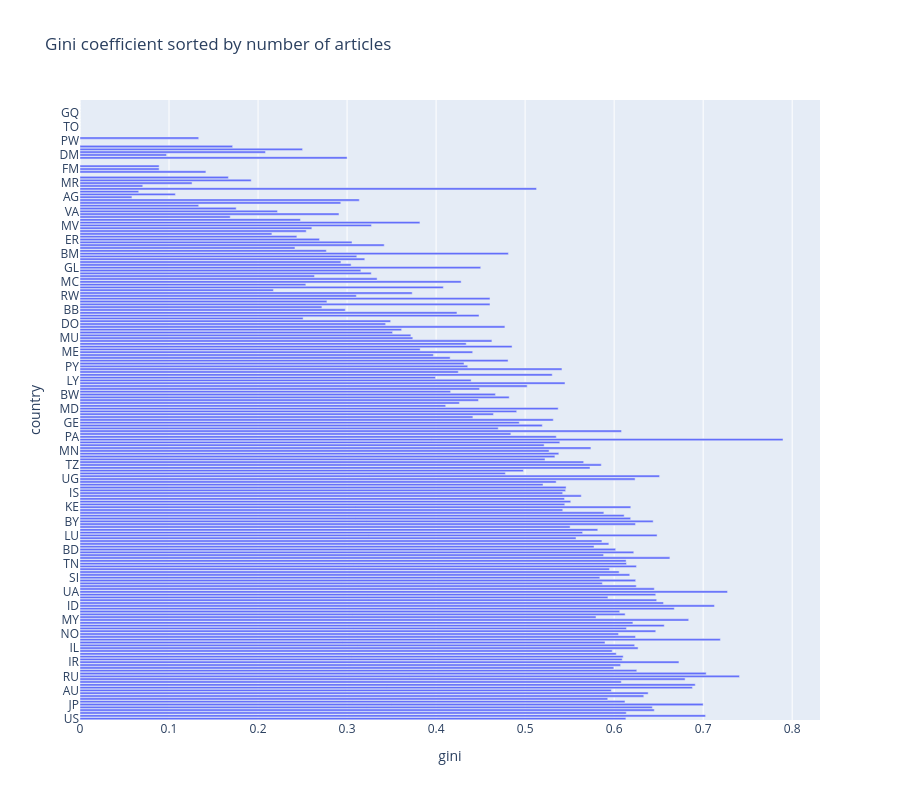

Here is the notebook cell this chart was saved with:
### Code cell
fig = px.bar(df_country_stats, x="gini", title="Gini coefficient sorted by number of articles")
fig.update_layout(height=800)

### Figure 1 — Plotly figure (JSON) as saved in the notebook; plotly's stock layout.template omitted (floating-point values rounded to 4 significant figures; data arrays with more than 128 entries replaced by an {"elided": "..."} marker saying what was removed)
{"data": [{"hovertemplate": "gini=%{x}<br>country=%{y}<extra></extra>", "legendgroup": "", "marker": {"color": "#636efa", "pattern": {"shape": ""}}, "name": "", "orientation": "h", "showlegend": false, "textposition": "auto", "x": {"elided": "220 float values"}, "xaxis": "x", "y": {"elided": "220 str values"}, "yaxis": "y", "type": "bar"}], "layout": {"xaxis": {"anchor": "y", "domain": [0.0, 1.0], "title": {"text": "gini"}}, "yaxis": {"anchor": "x", "domain": [0.0, 1.0], "title": {"text": "country"}}, "legend": {"tracegroupgap": 0}, "title": {"text": "Gini coefficient sorted by number of articles"}, "barmode": "relative", "height": 800}}
